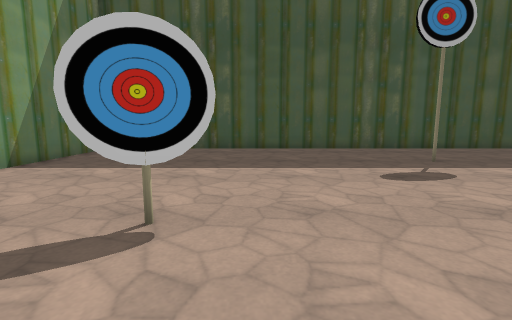
[1] (above)

14 first-person views from a walk through a level from a Godot 3-D game. The camera is 1.5 m above the floor, tilts 8° down and sees 85° across. The floor is counted in squares, 1.2 m on a side. Each view is taken from the middle of a square. On the plan, view 1 faces up. The plan holds only what a view shows up to about 13 squares ahead; the rest is blank. The place goes on beyond the plan. Some surface patterns are stand-ins.

[2]
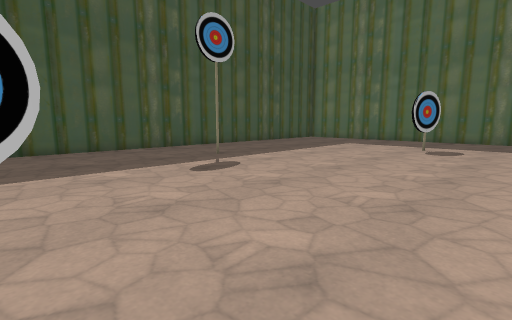

[3]
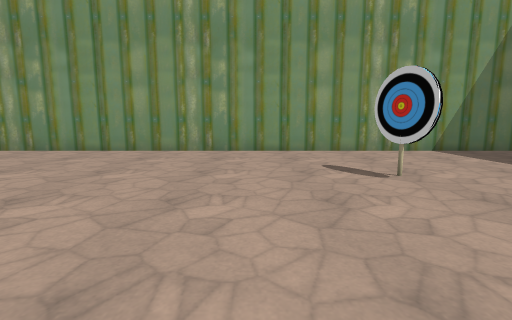

[4]
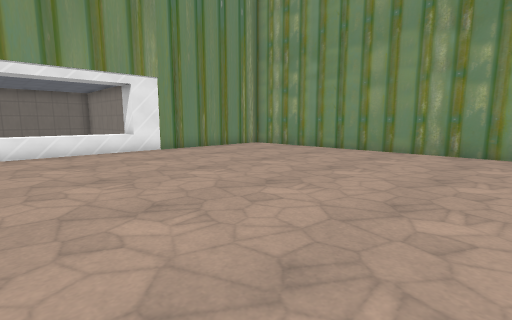

[5]
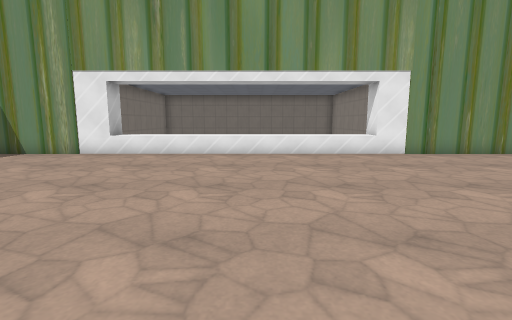

[6]
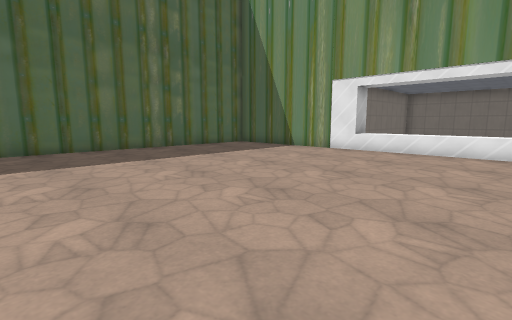

[7]
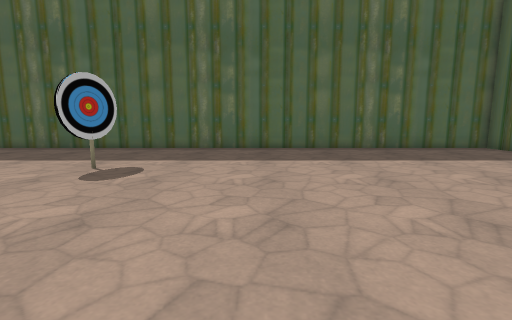

[8]
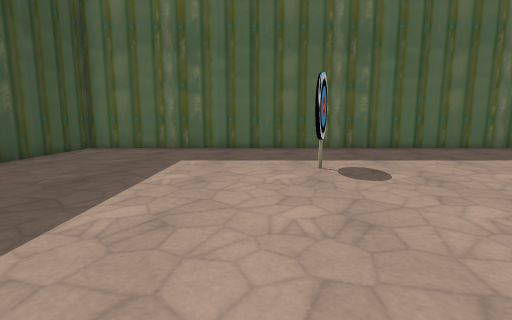

[9]
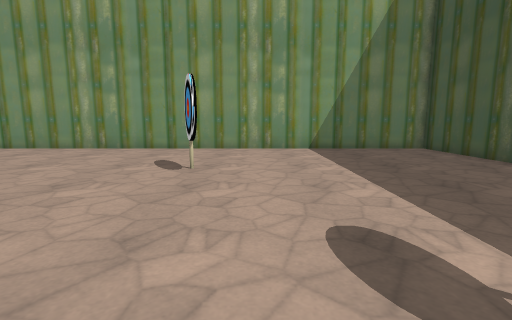

[10]
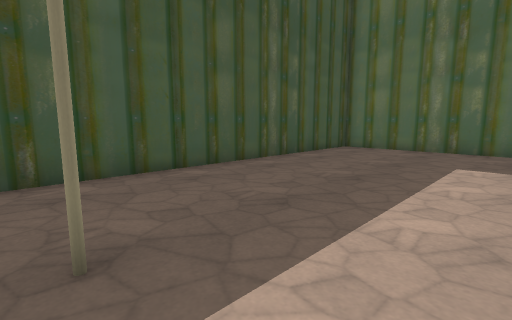

[11]
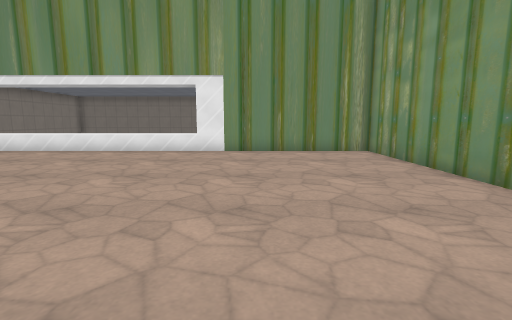

[12]
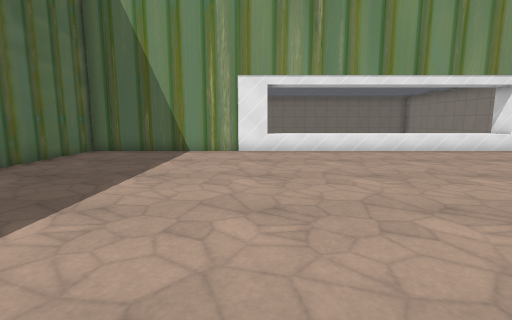

[13]
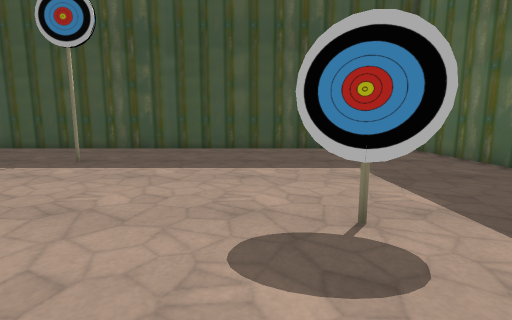

[14]
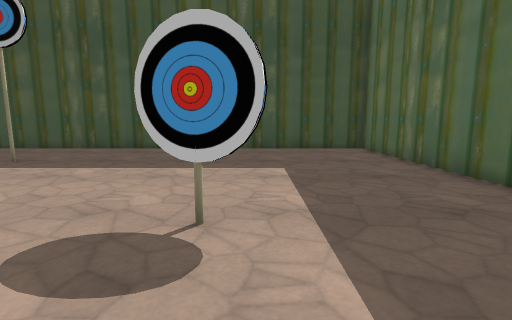

### Floor plan
Key: @ floor where view 1 was taken; # wall or solid block; . main floor; - floor 0.25 m lower than the main floor; ^ raised ledge; P pole.
Columns run from 7 left of view 1 to 18 right of it. Each row starts with its distance up from view 1.
 13 ##########################
 12 #........................#
 11 #........................#
 10 #........................#
  9 #...........P............#
  8 #........................#
  7 #........................#
  6 #........................#
  5 #........................#
  4 #........................#
  3 #....#P............P#....#
  2 #........................#
  1 #........................#
  0 #......@.................#
 -1 #........................#
 -2 #........................#
 -3 #........................#
 -4 #........................#
 -5 #........................#
 -6 #........................#
 -7 #........................#
 -8 #........................#
 -9 #........................#
-10 #........................#
-11 #........................#
-12 ########^^^^^^^^^^########
-13        #----------#

Where each view was taken, in squares from view 1:
view 1: 0 up, 0 right, facing up
view 2: 0 up, 1 left, facing up-right
view 3: 0 up, 5 right, facing left
view 4: 0 up, 5 right, facing down-left
view 5: 1 down, 5 right, facing down
view 6: 0 up, 5 right, facing down-right
view 7: 1 down, 5 right, facing right
view 8: 5 up, 5 right, facing right
view 9: 5 up, 6 right, facing left
view 10: 6 up, 5 right, facing up-right
view 11: 0 up, 2 left, facing down
view 12: 0 up, 11 right, facing down
view 13: 0 up, 11 right, facing up
view 14: 0 up, 13 right, facing up
